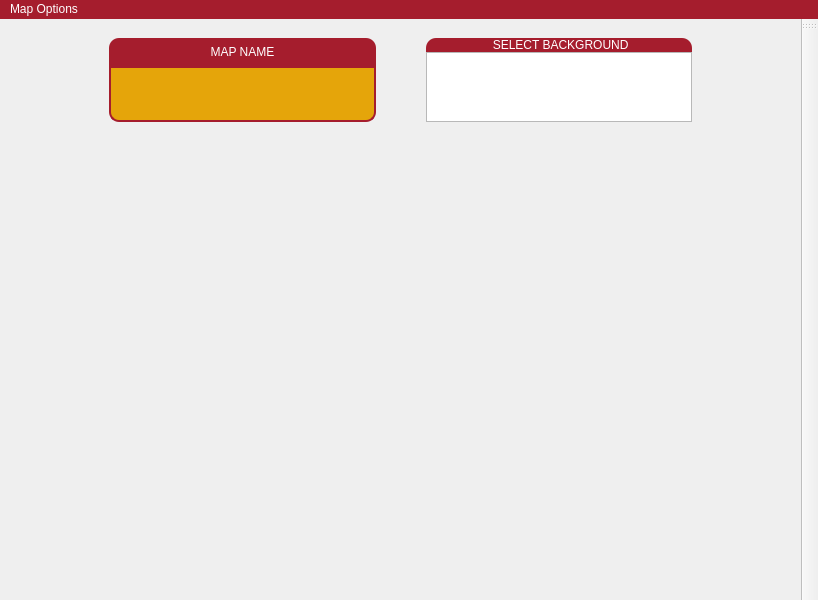
<?xml version="1.0" encoding="UTF-8"?>
<ui version="4.0">
 <class>ViewController</class>
 <widget class="QMainWindow" name="ViewController">
  <property name="geometry">
   <rect>
    <x>0</x>
    <y>0</y>
    <width>818</width>
    <height>600</height>
   </rect>
  </property>
  <property name="windowTitle">
   <string>ViewController</string>
  </property>
  <widget class="QWidget" name="centralwidget">
   <property name="sizePolicy">
    <sizepolicy hsizetype="Expanding" vsizetype="Expanding">
     <horstretch>0</horstretch>
     <verstretch>0</verstretch>
    </sizepolicy>
   </property>
   <property name="autoFillBackground">
    <bool>false</bool>
   </property>
   <layout class="QVBoxLayout" name="verticalLayout" stretch="1,7">
    <item>
     <layout class="QHBoxLayout" name="configLayout">
      <property name="spacing">
       <number>50</number>
      </property>
      <property name="sizeConstraint">
       <enum>QLayout::SetMinimumSize</enum>
      </property>
      <property name="leftMargin">
       <number>100</number>
      </property>
      <property name="topMargin">
       <number>10</number>
      </property>
      <property name="rightMargin">
       <number>100</number>
      </property>
      <property name="bottomMargin">
       <number>10</number>
      </property>
      <item>
       <layout class="QVBoxLayout" name="MapNameLayout" stretch="1,2">
        <property name="spacing">
         <number>0</number>
        </property>
        <item>
         <widget class="QLabel" name="labelMapName">
          <property name="sizePolicy">
           <sizepolicy hsizetype="Expanding" vsizetype="Expanding">
            <horstretch>0</horstretch>
            <verstretch>0</verstretch>
           </sizepolicy>
          </property>
          <property name="styleSheet">
           <string notr="true">color: white;
background-color: rgb(165, 29, 45);
border-top-left-radius: 10px;
border-top-right-radius: 10px;</string>
          </property>
          <property name="text">
           <string>MAP NAME</string>
          </property>
          <property name="alignment">
           <set>Qt::AlignCenter</set>
          </property>
         </widget>
        </item>
        <item>
         <widget class="QLineEdit" name="lineEditMapName">
          <property name="sizePolicy">
           <sizepolicy hsizetype="Expanding" vsizetype="Expanding">
            <horstretch>0</horstretch>
            <verstretch>0</verstretch>
           </sizepolicy>
          </property>
          <property name="styleSheet">
           <string notr="true">color: rgb(165, 29, 45);
background-color: rgb(229, 165, 10);
border: 2px solid rgb(165, 29, 45);
border-bottom-left-radius: 10px;
border-bottom-right-radius: 10px;
                                                </string>
          </property>
          <property name="placeholderText">
           <string/>
          </property>
         </widget>
        </item>
       </layout>
      </item>
      <item>
       <layout class="QVBoxLayout" name="BackgroundLayout" stretch="2,2">
        <property name="spacing">
         <number>0</number>
        </property>
        <item>
         <widget class="QLabel" name="labelBackground">
          <property name="sizePolicy">
           <sizepolicy hsizetype="Expanding" vsizetype="Expanding">
            <horstretch>0</horstretch>
            <verstretch>0</verstretch>
           </sizepolicy>
          </property>
          <property name="styleSheet">
           <string notr="true">color: white;
background-color: rgb(165, 29, 45);
border-top-left-radius: 10px;
border-top-right-radius: 10px;</string>
          </property>
          <property name="text">
           <string> SELECT BACKGROUND</string>
          </property>
          <property name="textFormat">
           <enum>Qt::PlainText</enum>
          </property>
          <property name="alignment">
           <set>Qt::AlignCenter</set>
          </property>
         </widget>
        </item>
        <item>
         <widget class="QListWidget" name="backgroundList">
          <property name="styleSheet">
           <string notr="true">color: rgb(165, 29, 45);
background-color: rgb(229, 165, 10);
border: 2px solid rgb(165, 29, 45);
border-bottom-left-radius: 10px;
border-bottom-right-radius: 10px;

QListWidget::item:selected{
background-color: rgb(165, 29, 45);
}
                                              </string>
          </property>
          <property name="verticalScrollBarPolicy">
           <enum>Qt::ScrollBarAsNeeded</enum>
          </property>
          <property name="horizontalScrollBarPolicy">
           <enum>Qt::ScrollBarAlwaysOff</enum>
          </property>
          <property name="editTriggers">
           <set>QAbstractItemView::NoEditTriggers</set>
          </property>
          <property name="tabKeyNavigation">
           <bool>true</bool>
          </property>
          <property name="showDropIndicator" stdset="0">
           <bool>false</bool>
          </property>
          <property name="dragEnabled">
           <bool>false</bool>
          </property>
          <property name="dragDropMode">
           <enum>QAbstractItemView::DragDrop</enum>
          </property>
          <property name="defaultDropAction">
           <enum>Qt::CopyAction</enum>
          </property>
          <property name="movement">
           <enum>QListView::Free</enum>
          </property>
          <property name="viewMode">
           <enum>QListView::ListMode</enum>
          </property>
         </widget>
        </item>
       </layout>
      </item>
     </layout>
    </item>
    <item>
     <widget class="QGraphicsView" name="graphicsView">
      <property name="sizePolicy">
       <sizepolicy hsizetype="Expanding" vsizetype="Expanding">
        <horstretch>0</horstretch>
        <verstretch>0</verstretch>
       </sizepolicy>
      </property>
      <property name="styleSheet">
       <string notr="true">background: transparent;</string>
      </property>
      <property name="verticalScrollBarPolicy">
       <enum>Qt::ScrollBarAlwaysOff</enum>
      </property>
      <property name="horizontalScrollBarPolicy">
       <enum>Qt::ScrollBarAlwaysOff</enum>
      </property>
      <property name="sizeAdjustPolicy">
       <enum>QAbstractScrollArea::AdjustToContents</enum>
      </property>
      <property name="alignment">
       <set>Qt::AlignLeading|Qt::AlignLeft|Qt::AlignTop</set>
      </property>
      <property name="dragMode">
       <enum>QGraphicsView::ScrollHandDrag</enum>
      </property>
      <property name="transformationAnchor">
       <enum>QGraphicsView::NoAnchor</enum>
      </property>
      <property name="viewportUpdateMode">
       <enum>QGraphicsView::BoundingRectViewportUpdate</enum>
      </property>
     </widget>
    </item>
   </layout>
  </widget>
  <widget class="QMenuBar" name="menuBar">
   <property name="geometry">
    <rect>
     <x>0</x>
     <y>0</y>
     <width>818</width>
     <height>23</height>
    </rect>
   </property>
   <property name="styleSheet">
    <string notr="true">background-color: rgb(165, 29, 45);
                    color: white;
                </string>
   </property>
   <widget class="QMenu" name="menuFile">
    <property name="title">
     <string>Map Options</string>
    </property>
    <addaction name="actionNewMap"/>
    <addaction name="actionSaveMap"/>
    <addaction name="actionEditMap"/>
    <addaction name="ClearAll"/>
   </widget>
   <addaction name="menuFile"/>
  </widget>
  <widget class="QToolBar" name="toolBar">
   <property name="sizePolicy">
    <sizepolicy hsizetype="Fixed" vsizetype="Preferred">
     <horstretch>0</horstretch>
     <verstretch>0</verstretch>
    </sizepolicy>
   </property>
   <property name="windowTitle">
    <string/>
   </property>
   <property name="styleSheet">
    <string notr="true">background-color:rgb(229, 165, 10);

                    QPushButton {
                    background-color: rgb(229, 165, 10);
                    border-radius: 5px;
                    }

                    QPushButton:checked {
                    background-color: rgb(165, 29, 45);
                    }</string>
   </property>
   <property name="allowedAreas">
    <set>Qt::AllToolBarAreas</set>
   </property>
   <property name="orientation">
    <enum>Qt::Vertical</enum>
   </property>
   <property name="iconSize">
    <size>
     <width>64</width>
     <height>64</height>
    </size>
   </property>
   <attribute name="toolBarArea">
    <enum>RightToolBarArea</enum>
   </attribute>
   <attribute name="toolBarBreak">
    <bool>false</bool>
   </attribute>
  </widget>
  <action name="actionFILE">
   <property name="text">
    <string>FILE</string>
   </property>
  </action>
  <action name="actionNewMap">
   <property name="text">
    <string>New Map</string>
   </property>
   <property name="shortcut">
    <string>Ctrl+N</string>
   </property>
  </action>
  <action name="actionSaveMap">
   <property name="text">
    <string>Save Map</string>
   </property>
   <property name="shortcut">
    <string>Ctrl+S</string>
   </property>
  </action>
  <action name="actionEditMap">
   <property name="text">
    <string>Edit Map</string>
   </property>
   <property name="shortcut">
    <string>Ctrl+E</string>
   </property>
  </action>
  <action name="ClearAll">
   <property name="text">
    <string>ClearAll</string>
   </property>
   <property name="toolTip">
    <string>ClearAll</string>
   </property>
   <property name="shortcut">
    <string>Ctrl+B</string>
   </property>
  </action>
  <action name="ChangeBackground">
   <property name="text">
    <string>ChangeBackground</string>
   </property>
   <property name="toolTip">
    <string>ChangeBackground</string>
   </property>
  </action>
 </widget>
 <resources/>
 <connections/>
</ui>
